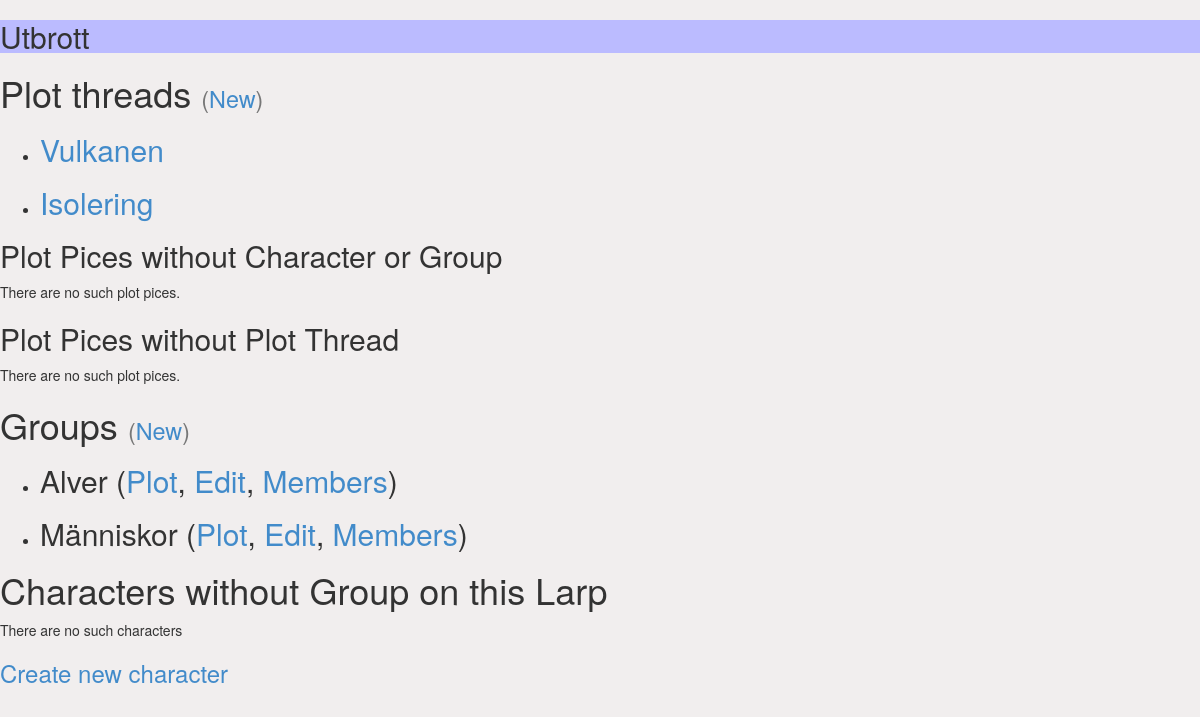
Screenshot of /GM/larp/3/plots/ with the database file from the repository.
### plots/models.py (models this page shows, shortened)
class BasicModel(models.Model):
    class Meta:
        abstract = True
        ordering = ['name']
    name = models.CharField(max_length=50)

class Larp(BasicModel):
    characters = models.ManyToManyField(
                'Character', null=True, blank=True, through='PersonalPlot')
    groups = models.ManyToManyField(
                'Group', null=True, blank=True, through='GroupPlot' )
    plot_threads = models.ManyToManyField(
                'PlotThread', null=True, blank=True, through='LarpPlotThread')

class LarpPlotThread(models.Model):
    larp = models.ForeignKey('Larp')
    plot_thread = models.ForeignKey('PlotThread')
    class Meta():
        unique_together = (('larp','plot_thread'),)
    plot_is_finished = models.BooleanField(default=False)
    plot_is_finished.verbose_name = "plot thread is finished"
    def name(self):
        return self.plot_thread.name
    def characters(self):
        return PersonalPlot.objects.filter(plotpice__in=self.plot_parts() )
    characters.help_text = (
         'Characters that have part in the plot line, not including group plots')
    characters.short_description = 'Characters involved'
    def characters_string(self):
        return ',\n '.join([character.name for character in self.characters().all()])
    characters_string.help_text = characters.help_text
    characters_string.short_description = characters.short_description
    characters_string.verbose_name = 'characters'
    def groups(self):
        return GroupPlot.objects.filter(plotpice__in=self.plot_parts() )
    groups.help_text = (
        'Groupes that have part in the plot line, not including individual character plots')
    groups.short_description = 'Groupes involved'
    def groups_string(self):
        return ',\n '.join([group.name for group in self.groups().all()])
    groups_string.help_text = groups.help_text
    groups_string.short_description = groups.short_description
    groups_string.verbose_name = 'groups'
    def groups_incl_char(self):
        return GroupPlot.objects.filter(
                    models.Q( plotpice__in=self.plot_parts() ) |
                    models.Q( character__in=self.characters() )
               ).distinct()
    groups_incl_char.help_text = (
        'Groupes that have part in the plot line, including individual character plots')
    groups_incl_char.short_description = 'Someone in group is involved'
    groups_incl_char.verbose_name = 'groups incl. personal plots'
    def groups_incl_char_string(self):
        return ',\n '.join([group.name for group in self.groups_incl_char().all()])
    groups_incl_char_string.short_description = groups_incl_char.short_description
    groups_incl_char_string.help_text = groups_incl_char.help_text
    groups_incl_char_string.verbose_name = groups_incl_char.verbose_name

class PlotThread(BasicModel):
    summery = models.TextField(blank=True, default='')
    larps = models.ManyToManyField(
                'Larp', null=True, blank=True, through='LarpPlotThread')

class Group(BasicModel):
    show_members = models.BooleanField(default=False)
    show_members.help_text = 'Members presentation is made public.'
    show_group = models.BooleanField(default=False)
    show_group.help_text = 'Group description is made public.'
    is_open = models.BooleanField(default=False)
    group_description = models.TextField(blank=True, default='')
    members_presentations = models.TextField(blank=True, default='')
    characters = models.ManyToManyField(
                'Character', null=True, blank=True, through='Membership')
    characters.verbose_name = "members"
    larps = models.ManyToManyField(
                'Larp', null=True, blank=True, through='GroupPlot' )

### plots/GM/views.py (the view)
# urls.py: url(r'^larp/(?P<id>\d+)/plots/$', views.larp_plots, name='larp_plots'),
def larp_plots(request, id):
    larp = get_object_or_404(Larp, pk=id)
    larp_plot_threads = larp.larpplotthread_set.all()
    groups = larp.groups.all()
    characters = larp.characters.all()
    return render(request, 'plots/GM/larp_plots.html',
              { 'larp': larp,
                'larp_plot_threads': larp_plot_threads,
                'groups': groups,
                'characters': characters,
                'characters_without_group':
                   [character for character in characters
                    if list( character.groups.filter(larp=larp) )==[] ],
                'plot_pices_without_character_or_group':
                   [plot_pice for plot_pice in larp.plotpice_set.all()
                    if (list( plot_pice.characters.filter(larp=larp) )==[]
                        and list( plot_pice.groups.filter(larp=larp) )==[] ) ],
                'plot_pices_without_plot_thread':
                   [plot_pice for plot_pice in larp.plotpice_set.all()
                    if list( plot_pice.plot_threads.filter(larp=larp) )==[] ],
                } )

### plots/templates/plots/GM/larp_plots.html (shortened to what this page needs)
{% extends "plots/GM/basic.html" %}
{% block body %}
<h1> Plot threads <small>(<a href="{% url 'GM:new_larp_plot_thread' larp.id %}">New</a>)</small></h1>
{% if larp_plot_threads %}
    <ul>
    {% for larp_plot_thread in larp_plot_threads %}
        <li>
        <h2> <a href="{% url 'GM:plots' 'larp_plot_thread' larp_plot_thread.id %}">
        {{ larp_plot_thread.name }} </a> </h2>
        </li>
    {% endfor %}
    </ul>
{% else %}
    <p>There are no plot threads yet.</p>
{% endif %}
<h2> Plot Pices without Character or Group </h2>
{% if plot_pices_without_character_or_group %}
    <ul>
    {% for plot_pice in plot_pices_without_character_or_group %}
        <li>
        <h3> <a href="{% url 'GM:plot_pice' larp.id plot_pice.id %}">
        {{ plot_pice }} </a> </h3>
        </li>
    {% endfor %}
    </ul>
{% else %}
    <p>There are no such plot pices.</p>
{% endif %}
<h2> Plot Pices without Plot Thread </h2>
{% if plot_pices_without_plot_thread %}
    <ul>
    {% for plot_pice in plot_pices_without_plot_thread %}
        <li>
        <h3> <a href="{% url 'GM:plot_pice' larp.id plot_pice.id %}">
        {{ plot_pice }} </a> </h3>
        </li>
    {% endfor %}
    </ul>
{% else %}
    <p>There are no such plot pices.</p>
{% endif %}
<h1> Groups <small>(<a href="{% url 'GM:new_group' larp.id %}">New</a>)</small> </h1>
{% if groups %}
    <ul>
    {% for group in groups %}
        <li>
        <h2>
        {{ group.name }}
        (<a href="{% url 'GM:group_plot' larp.id group.id %}">Plot</a>,
         <a href="{% url 'GM:group' larp.id group.id %}">Edit</a>,
         <a href="{% url 'GM:members' larp.id group.id %}">Members</a>)
        </h2>
        </li>
    {% endfor %}
    </ul>
{% else %}
    <p>There are no plot groups yet.</p>
{% endif %}
<h1> Characters without Group on this Larp </h1>
{% if characters_without_group %}
    <ul>
    {% for character in characters_without_group %}
        <li>
        <h3>
        {{ character.heading|safe }}
        (<a href="{% url 'GM:personal_plot' larp.id character.id %}">Plot</a>,
         <a href="{% url 'GM:character' larp.id character.id %}">Edit</a>)
        </h3>
        </li>
    {% endfor %}
    </ul>
{% else %}
    <p> There are no such characters </p>
{% endif %}
<h3>
<a href="{% url 'GM:new_character' larp.id %}">Create new character</a>
</h3>
{% endblock %}

### plots/templates/plots/GM/basic.html (shortened to what this page needs)
<!DOCTYPE html>
<html lang="en">
<head>
    {% load staticfiles %}
    <link rel="stylesheet" href="{% static 'plots/bootstrap.css' %}">
</head>
<body>
{% if larp %}
<div class="larp-title">
    <h2>
        {{ larp.name }}
    </h2>
</div>
{% endif %}
{% block body %}
{% endblock %}
</body>
</html>

### rows the page displays
Larp: name "Utbrott"
LarpPlotThread: name "Vulkanen"
LarpPlotThread: name "Isolering"
Group: name "Alver"
Group: name "Människor"
